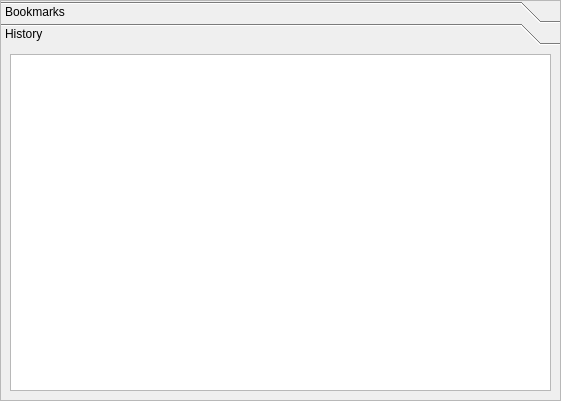
<?xml version="1.0" encoding="UTF-8"?>
<ui version="4.0">
 <class>ToolBox</class>
 <widget class="QToolBox" name="ToolBox">
  <property name="geometry">
   <rect>
    <x>0</x>
    <y>0</y>
    <width>561</width>
    <height>401</height>
   </rect>
  </property>
  <property name="windowTitle">
   <string>ToolBox</string>
  </property>
  <property name="frameShape">
   <enum>QFrame::StyledPanel</enum>
  </property>
  <property name="lineWidth">
   <number>1</number>
  </property>
  <property name="currentIndex">
   <number>1</number>
  </property>
  <property name="tabSpacing">
   <number>0</number>
  </property>
  <widget class="QWidget" name="page">
   <property name="geometry">
    <rect>
     <x>0</x>
     <y>0</y>
     <width>559</width>
     <height>357</height>
    </rect>
   </property>
   <attribute name="label">
    <string>Bookmarks</string>
   </attribute>
   <layout class="QGridLayout" name="gridLayout">
    <item row="0" column="0">
     <widget class="QTextBrowser" name="textBrowser">
      <property name="source">
       <url>
        <string>file:///C:/Users/M.M.Haq/workspace/BrowseIT/BrowseIT/Files/Bookmarks.xml</string>
       </url>
      </property>
     </widget>
    </item>
   </layout>
  </widget>
  <widget class="QWidget" name="page">
   <property name="geometry">
    <rect>
     <x>0</x>
     <y>0</y>
     <width>559</width>
     <height>357</height>
    </rect>
   </property>
   <attribute name="label">
    <string>History</string>
   </attribute>
   <layout class="QGridLayout" name="gridLayout_2">
    <item row="0" column="0">
     <widget class="QTextBrowser" name="textBrowser_2">
      <property name="source">
       <url>
        <string>file:///C:/Users/M.M.Haq/workspace/BrowseIT/BrowseIT/Files/History.xml</string>
       </url>
      </property>
     </widget>
    </item>
   </layout>
  </widget>
 </widget>
 <resources/>
 <connections/>
</ui>
